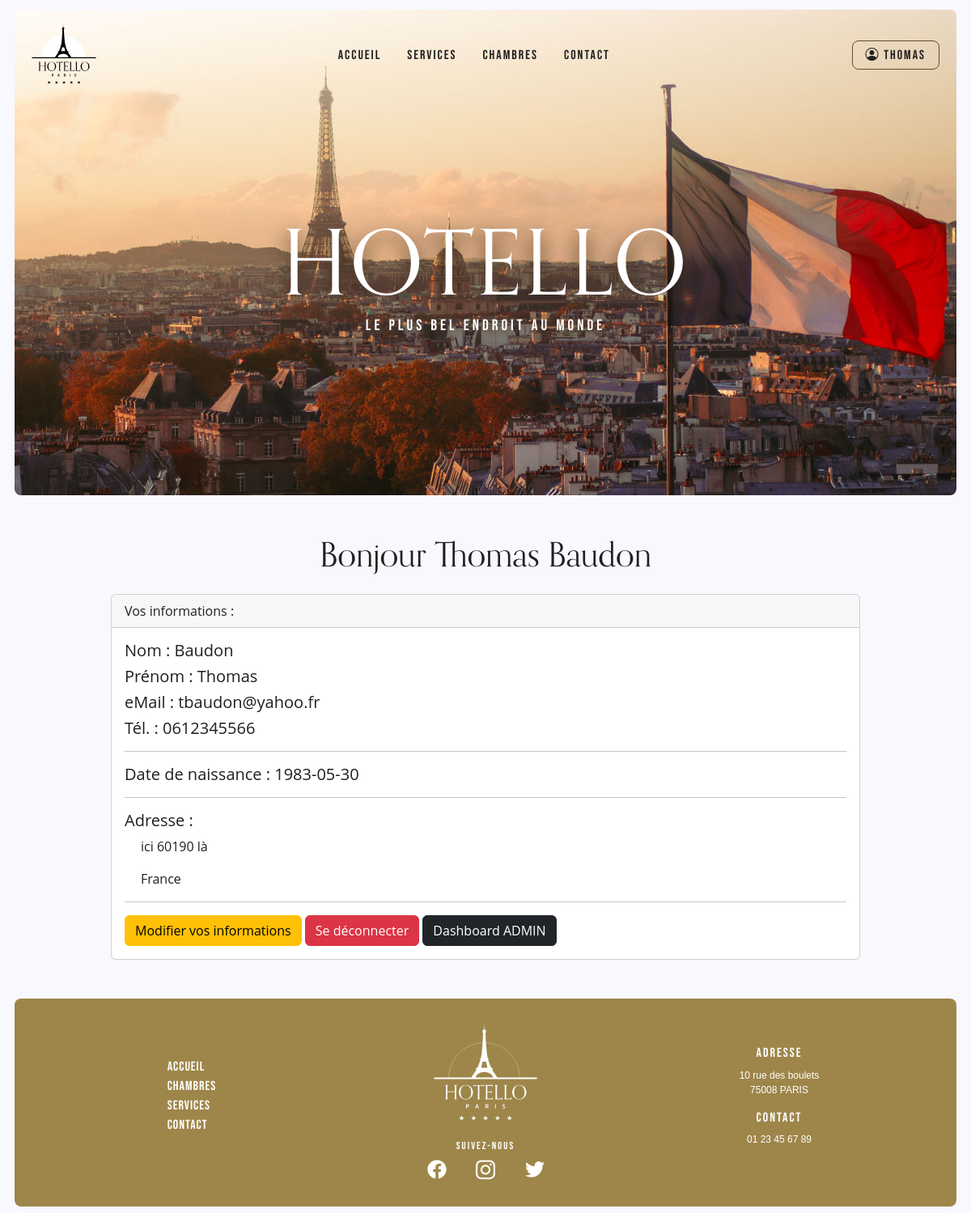
Page /profil.php (signed in) on the committed database.
### tables this page shows
CREATE TABLE `client` (
  `id_cli` int(11) NOT NULL,
  `lastname` varchar(60) NOT NULL,
  `firstname` varchar(60) NOT NULL,
  `mail` varchar(60) NOT NULL,
  `password` varchar(255) NOT NULL,
  `address` varchar(100) NOT NULL,
  `city` varchar(100) NOT NULL,
  `zipcode` varchar(5) NOT NULL,
  `phone` varchar(10) NOT NULL,
  `birthdate` date NOT NULL,
  `status` int(1) NOT NULL DEFAULT '0',
  `country` varchar(20) NOT NULL
);

### admin/Models/UserManager.php (called while the page is built, shortened)
<?php
class UserManager
{
    private $dataBase;
    public function __construct(PDO $dataBase)
    {
        $this->dataBase = $dataBase;
    }
    public function getProfilById()
    {
        $idCli = $_SESSION['client']['id_cli'];
        $idUser = $this->dataBase->query("SELECT * FROM client WHERE id_cli = $idCli");
        return $idUser;
    }
    public function clientConnected(){
        if(isset($_SESSION['client']))
        {
            return true;
        }
        else
        {
            return false;
        }
    }
}

### profil.php (the view, shortened to what this page needs)
<?php
    require_once('./admin/Models/UserManager.php');
    $success = '';
    $erreurs = '';
    $userManager = new UserManager($pdo);
    $detailClient = $userManager->getProfilById();
    $infoClient = $detailClient->fetch(PDO::FETCH_ASSOC);
        $idCli = $_SESSION['client']['id_cli'];
        $status = $_SESSION['client']['status'];
    require_once('./inc/header.inc.php');
    require_once('./inc/top-nav.inc.php');
?>
<h2>Bonjour <?php echo $firstname." ".$lastname ?></h2>
    <?php if(isset($_GET['action']) && $_GET['action'] == 'update'){ ?>
        <div class="container">
        <div class="row justify-content-center">
            <div class="col-10">
                <h2 class="text-center m-3">Modification du client</h2>
                <?php echo $success; ?>
                <?php echo $erreurs; ?>
                <form action="" method="POST">
                    <div class="mb-3">
                        <label for="lastname" class="form-label">Nom :</label>
                        <input type="text" name="lastname" id="lastname" class="form-control" value="<?= $infoClient['lastname'] ?>">
                    </div>
                    <div class="mb-3">
                        <label for="firstname" class="form-label">Prénom :</label>
                        <input type="text" name="firstname" id="firstname" class="form-control" value="<?= $infoClient['firstname'] ?>">
                    </div>
                    <div class="mb-3">
                        <label for="mail" class="form-label">eMail :</label>
                        <input type="email" name="mail" id="mail" class="form-control" value="<?= $infoClient['mail'] ?>">
                    </div>
                    <div class="mb-3">
                        <label for="address" class="form-label">Adresse :</label>
                        <input type="text" name="address" id="address" class="form-control" value="<?= $infoClient['address'] ?>">
                    </div>
                    <div class="mb-3">
                        <label for="city" class="form-label">Ville :</label>
                        <input type="text" name="city" id="city" class="form-control" value="<?= $infoClient['city'] ?>">
                    </div>
                    <div class="mb-3">
                        <label for="zipcode" class="form-label">Code postal:</label>
                        <input type="text" name="zipcode" id="zipcode" class="form-control" value="<?= $infoClient['zipcode'] ?>">
                    </div>
                    <div class="mb-3">
                        <label for="phone" class="form-label">Numéro de téléphone :</label>
                        <input type="text" name="phone" id="phone" class="form-control" value="<?= $infoClient['phone'] ?>">
                    </div>
                    <div class="mb-3">
                        <label for="birthdate" class="form-label">Date de naissance :</label>
                        <input type="date" name="birthdate" id="birthdate" class="form-control" value="<?= $infoClient['birthdate'] ?>">
                    </div>
                    <div class="mb-3">
                        <label for="country" class="form-label">Pays :</label>
                        <input type="text" name="country" id="country" class="form-control" value="<?= $infoClient['country'] ?>">
                    </div>
                    <div class="mb-3">
                        <input type="submit" value="Valider la modification" class="w-100 btn btn-success" href="?action=validate">
                    </div>
                </form>
            </div>
        </div>
    </div>
    <?php }else{ ?>
    <div class="container">
        <div class="row justify-content-center">
            <div class="col-10">
            <div class="card mt-3 mb-3">
                <div class="card-header">
                    Vos informations :
                </div>
                <div class="card-body">
                    <h5 class="card-title">Nom : <?php echo $infoClient['lastname']?></h5>
                    <h5 class="card-title">Prénom : <?php echo $infoClient['firstname'] ?></h5>
                    <h5 class="card-title">eMail : <?php echo $infoClient['mail'] ?></h5>
                    <h5 class="card-title">Tél. : <?php echo $infoClient['phone'] ?></h5>
                    <hr>
                    <h5 class="card-title">Date de naissance : <?php echo $infoClient['birthdate'] ?></h5>
                    <hr>
                    <h5 class="card-title">Adresse :</h5>
                    <p class="card-text"><?php echo $infoClient['address']." ".$infoClient['zipcode']." ".$infoClient['city'] ?></p>
                    <p class="card-text"><?php echo $infoClient['country'] ?></p>
                    <hr>
                    <a href="?action=update&id_cli=<?php echo $idCli?>" class="btn btn-warning">Modifier vos informations</a>
                    <a href="?action=deconnexion" class="btn btn-danger">Se déconnecter</a>
                    <?php if($status == 1){
                        echo '<a href="./admin/views/admin_users.php" target="_blank" class="btn btn-dark">Dashboard ADMIN</a>';
                    } ?>
                </div>
            </div>
            </div>
        </div>
    </div>
<?php } ?>
<?php
    require_once('./inc/footer.inc.php');
?>

### inc/header.inc.php (shortened to what this page needs)
<?php
    require_once('./admin/Models/UserManager.php');
    $userManager = new UserManager($pdo);
    $connected = $userManager->clientConnected();
    if($connected == true){
        $lastname = $_SESSION['client']['lastname'];
        $firstname = $_SESSION['client']['firstname'];
    }
?>
<!DOCTYPE html>
<html lang="en">
    <head>
        <link href="https://cdn.jsdelivr.net/npm/bootstrap@5.2.3/dist/css/bootstrap.min.css" rel="stylesheet">
        <link rel="stylesheet" href="https://cdn.jsdelivr.net/npm/bootstrap-icons@1.10.2/font/bootstrap-icons.css">
        <link rel="stylesheet" href="./assets/css/style.css" />
    </head>
    <body>

### inc/top-nav.inc.php
<header>
<div id="topHead">
    <div class="logo-header">
        <a href="index.php">
            <img
            src="./assets/img/logo-hotello.svg"
            alt="Logo de Hotello"
            id="Hotello Logo"
            />
        </a>
    </div>
    <nav>
    <ul>
        <li><a class="l" href="index.html">ACCUEIL</a></li>
        <li><a class="l" href="#">SERVICES</a></li>
        <li><a class="l" href="room.php">CHAMBRES</a></li>
        <li><a href="#">CONTACT</a></li>
    </ul>
    </nav>
    <?php
        if($connected == true){
            echo "
            <div class=\"menu-client\">
            <a href=\"profil.php\" class=\"connexion\"><i class=\"bi bi-person-circle\"></i> $firstname</a>
                <div class=\"submenu-client\">
                    <ul>
                        <li>
                            <a href=\"profil.php\" class=\"\"> Profil</a>
                        </li>
                        <li>
                            <a href=\"?action=deconnexion\" class=\"\"> Déconnexion</a>
                        </li>
                    </ul>
                </div>
            </div>";
        }else{
            echo"<a href=\"connexion.php\" class=\"connexion\">CONNEXION</a>";
        }
    ?>
</div>
<div id="bottomHead">
    <h1>HOTELLO</h1>
    <h5>Le plus bel endroit au monde</h5>
</div>
</header>

### inc/footer.inc.php (shortened to what this page needs)
        <footer>
            <div class="footer-block">
                <ul>
                    <li><a class="footerLinks" href="#">Accueil</a></li>
                    <li><a class="footerLinks" href="#">Chambres</a></li>
                    <li><a class="footerLinks" href="#">Services</a></li>
                    <li><a class="footerLinks" href="#">Contact</a></li>
                </ul>
            </div>
            <div class="footer-block social">
                <img src="./assets/img/logo-hotello-footer.svg" alt="Logo de Hotello" id="logoBig" />
                <br>
                <h3>SUIVEZ-NOUS</h3>
                <div class="footer-social">
                    <a href="#">
                        <img src="./assets/img/facebook.svg" alt="logo de Facebook" />
                    </a>
                    <a href="#">
                        <img src="./assets/img/instagram.svg" alt="logo d'Instagram" />
                    </a>
                    <a href="#">
                        <img src="./assets/img/twitter.svg" alt="logo de Muskland" />
                    </a>
                </div>
            </div>
            <div class="footer-block">
                <h3>ADRESSE</h3>
                <span>
                10 rue des boulets <br />
                75008 PARIS
                </span>
                <h3>CONTACT</h3>
                <span> 01 23 45 67 89 <br /></span>
            </div>
        </footer>
    </body>
</html>

### assets/css/style.css (style rules this page uses)
* { margin: 0; padding: 0; box-sizing: border-box; list-style: none; }
body { background-color: #f8f8ff; font-family: "Open Sans", sans-serif; font-size: 16px; line-height: 1.5; color: #211f20; width: 100%; height: 100%; display: flex; flex-direction: column; justify-content: center; align-items: center; }
h1 { font-family: "Canada-Type-Orpheus-Pro", sans-serif; }
header { display: flex; flex-direction: column; flex-wrap: nowrap; justify-content: space-between; align-items: center; align-content: stretch; padding: 10px 5px 30px 5px; width: 97vw; height: 75vh; max-height: 75vh; background-image: url(../img/carroussel/paris.jpg); background-repeat: no-repeat; background-size: cover; background-position: 65% 15%; border-radius: 8px; margin-top: .75rem; }
.logo-header { width: 5rem; height: 5rem; }
header h1 { font-family: "Canada-Type-Orpheus-Pro", sans-serif; font-size: 7rem; line-height: 7.5rem; letter-spacing: 4px; color: #ffffff; text-align: center; filter: drop-shadow(0px 8px 12px #332916); }
header h5 { font-family: "Bebas Neue", sans-serif; font-size: 1.2rem; letter-spacing: 4px; font-weight: lighter; color: #fff; filter: drop-shadow(0px 4px 6px #45381d); }
#topHead { display: flex; flex-direction: row; flex-wrap: nowrap; justify-content: space-between; align-items: baseline; align-content: stretch; width: 100%; padding: .5rem 1rem; }
#bottomHead { display: flex; flex-direction: column; flex-wrap: nowrap; justify-content: center; align-items: center; align-content: stretch; width: 100%; height: 100%; margin-bottom: 15px; }
ul { display: flex; flex-direction: row; flex-wrap: nowrap; justify-content: space-evenly; align-items: center; align-content: stretch; padding-left: 0; }
header a { color: #211f20; text-decoration: none; font-family: "Bebas Neue", sans-serif; font-size: 1rem; letter-spacing: 2px; }
header nav ul { display: flex; justify-content: center; align-items: center; width: 100%; gap: 2rem; }
.connexion { background-color: none; color: #211f20; text-decoration: none; font-family: "Bebas Neue", sans-serif; font-size: 1rem; line-height: 1rem; letter-spacing: 2px; border: 1px solid #5e502c; border-radius: 8px; padding: .5rem 1rem; transition: .3s; }
h2 { font-family: "Canada-Type-Orpheus-Pro", sans-serif; font-size: 2.6rem; color: #211f20; text-align: center; margin-top: 3rem; padding: 0; }
p { width: 66%; padding: 0 20px 0 20px; }
footer { width: 97vw; display: flex; flex-direction: row; flex-wrap: nowrap; justify-content: center; align-items: center; align-content: stretch; margin-top: 2rem; margin-bottom: .5rem; padding: 2rem; background-color: #9e864a; border-radius: 8px; font-family: "Bebas Neue", sans-serif; }
.footer-block { width: 33%; display: flex; flex-direction: column; justify-content: center; align-items: center; }
.footer-block ul { display: flex; flex-direction: column; justify-content: flex-start; align-items: center; }
.footer-block ul li { width: 100%; text-align: left; }
.footer-block ul li a { text-decoration: none; color: white; font-size: 1rem; letter-spacing: 1px; }
footer .footer-block img { width: 8rem; }
.footer-block h3 { font-size: 1rem; letter-spacing: 2px; color: white; }
.footer-block span { font-size: .75rem; font-family: 'Open-sans', sans-serif; text-align: center; margin-bottom: 1rem; color: white; }
.footer-social { display: flex; justify-content: space-around; align-items: center; width: 50%; }
.social h3 { font-size: .8rem; margin-bottom: .5rem; }
.footer-social a img { width: 1.5rem; }
.menu-client { display: flex; flex-direction: column; justify-content: center; position: relative; }

### rows in the picture
client: lastname "Baudon", firstname "Thomas", mail "tbaudon@yahoo.fr", phone "0612345566", birthdate "1983-05-30", address "ici", zipcode "60190", city "là", country "France"

### other values in the picture
$firstname "Thomas"
$lastname "Baudon"
